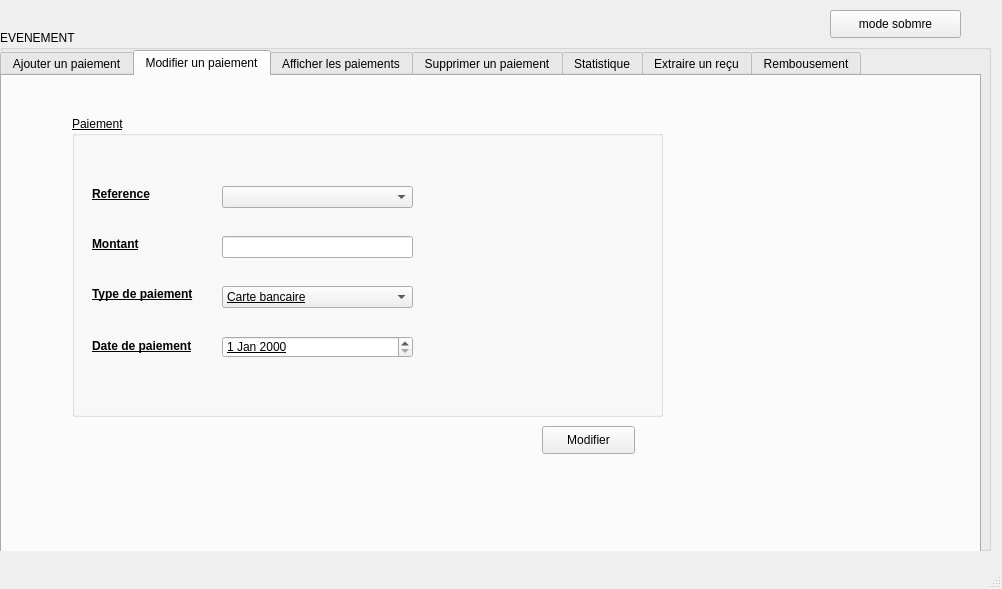
<?xml version="1.0" encoding="UTF-8"?>
<ui version="4.0">
 <class>MainWindow</class>
 <widget class="QMainWindow" name="MainWindow">
  <property name="geometry">
   <rect>
    <x>0</x>
    <y>0</y>
    <width>1002</width>
    <height>589</height>
   </rect>
  </property>
  <property name="windowTitle">
   <string>MainWindow</string>
  </property>
  <widget class="QWidget" name="centralwidget">
   <widget class="QGroupBox" name="groupBox_2">
    <property name="geometry">
     <rect>
      <x>0</x>
      <y>30</y>
      <width>991</width>
      <height>521</height>
     </rect>
    </property>
    <property name="title">
     <string>EVENEMENT</string>
    </property>
    <widget class="QTabWidget" name="tabWidget">
     <property name="geometry">
      <rect>
       <x>0</x>
       <y>20</y>
       <width>981</width>
       <height>801</height>
      </rect>
     </property>
     <property name="currentIndex">
      <number>1</number>
     </property>
     <widget class="QWidget" name="tab">
      <attribute name="title">
       <string>Ajouter un paiement</string>
      </attribute>
      <widget class="QGroupBox" name="groupBox">
       <property name="geometry">
        <rect>
         <x>60</x>
         <y>30</y>
         <width>591</width>
         <height>301</height>
        </rect>
       </property>
       <property name="font">
        <font>
         <underline>true</underline>
        </font>
       </property>
       <property name="title">
        <string>Paiement</string>
       </property>
       <widget class="QLabel" name="label">
        <property name="geometry">
         <rect>
          <x>20</x>
          <y>120</y>
          <width>56</width>
          <height>16</height>
         </rect>
        </property>
        <property name="font">
         <font>
          <weight>75</weight>
          <bold>true</bold>
         </font>
        </property>
        <property name="text">
         <string>Montant</string>
        </property>
       </widget>
       <widget class="QLabel" name="label_2">
        <property name="geometry">
         <rect>
          <x>20</x>
          <y>70</y>
          <width>71</width>
          <height>16</height>
         </rect>
        </property>
        <property name="font">
         <font>
          <weight>75</weight>
          <bold>true</bold>
         </font>
        </property>
        <property name="text">
         <string>Reference</string>
        </property>
       </widget>
       <widget class="QLabel" name="label_3">
        <property name="geometry">
         <rect>
          <x>20</x>
          <y>170</y>
          <width>121</width>
          <height>16</height>
         </rect>
        </property>
        <property name="font">
         <font>
          <weight>75</weight>
          <bold>true</bold>
         </font>
        </property>
        <property name="text">
         <string>Type de paiement</string>
        </property>
       </widget>
       <widget class="QLabel" name="label_4">
        <property name="geometry">
         <rect>
          <x>20</x>
          <y>220</y>
          <width>121</width>
          <height>16</height>
         </rect>
        </property>
        <property name="font">
         <font>
          <weight>75</weight>
          <bold>true</bold>
         </font>
        </property>
        <property name="text">
         <string>Date de paiement</string>
        </property>
       </widget>
       <widget class="QComboBox" name="comboBox_t">
        <property name="geometry">
         <rect>
          <x>150</x>
          <y>170</y>
          <width>191</width>
          <height>22</height>
         </rect>
        </property>
        <item>
         <property name="text">
          <string>Carte bancaire</string>
         </property>
        </item>
        <item>
         <property name="text">
          <string>Cheque</string>
         </property>
        </item>
        <item>
         <property name="text">
          <string>Espece</string>
         </property>
        </item>
       </widget>
       <widget class="QDateEdit" name="dateEdit_d">
        <property name="geometry">
         <rect>
          <x>150</x>
          <y>220</y>
          <width>191</width>
          <height>22</height>
         </rect>
        </property>
       </widget>
       <widget class="QLineEdit" name="lineEdit_ref">
        <property name="geometry">
         <rect>
          <x>150</x>
          <y>70</y>
          <width>191</width>
          <height>22</height>
         </rect>
        </property>
       </widget>
       <widget class="QLineEdit" name="lineEdit_mont">
        <property name="geometry">
         <rect>
          <x>150</x>
          <y>120</y>
          <width>191</width>
          <height>22</height>
         </rect>
        </property>
       </widget>
      </widget>
      <widget class="QPushButton" name="pushButton">
       <property name="geometry">
        <rect>
         <x>540</x>
         <y>350</y>
         <width>93</width>
         <height>28</height>
        </rect>
       </property>
       <property name="text">
        <string>Ajouter</string>
       </property>
      </widget>
      <widget class="QPushButton" name="pushButton_2">
       <property name="geometry">
        <rect>
         <x>100</x>
         <y>350</y>
         <width>93</width>
         <height>28</height>
        </rect>
       </property>
       <property name="text">
        <string>Annuler</string>
       </property>
      </widget>
     </widget>
     <widget class="QWidget" name="tab_8">
      <attribute name="title">
       <string>Modifier un paiement</string>
      </attribute>
      <widget class="QGroupBox" name="groupBox_6">
       <property name="geometry">
        <rect>
         <x>70</x>
         <y>40</y>
         <width>591</width>
         <height>301</height>
        </rect>
       </property>
       <property name="font">
        <font>
         <underline>true</underline>
        </font>
       </property>
       <property name="title">
        <string>Paiement</string>
       </property>
       <widget class="QLabel" name="label_5">
        <property name="geometry">
         <rect>
          <x>20</x>
          <y>120</y>
          <width>56</width>
          <height>16</height>
         </rect>
        </property>
        <property name="font">
         <font>
          <weight>75</weight>
          <bold>true</bold>
         </font>
        </property>
        <property name="text">
         <string>Montant</string>
        </property>
       </widget>
       <widget class="QLabel" name="label_6">
        <property name="geometry">
         <rect>
          <x>20</x>
          <y>70</y>
          <width>71</width>
          <height>16</height>
         </rect>
        </property>
        <property name="font">
         <font>
          <weight>75</weight>
          <bold>true</bold>
         </font>
        </property>
        <property name="text">
         <string>Reference</string>
        </property>
       </widget>
       <widget class="QLabel" name="label_7">
        <property name="geometry">
         <rect>
          <x>20</x>
          <y>170</y>
          <width>121</width>
          <height>16</height>
         </rect>
        </property>
        <property name="font">
         <font>
          <weight>75</weight>
          <bold>true</bold>
         </font>
        </property>
        <property name="text">
         <string>Type de paiement</string>
        </property>
       </widget>
       <widget class="QLabel" name="label_8">
        <property name="geometry">
         <rect>
          <x>20</x>
          <y>220</y>
          <width>121</width>
          <height>20</height>
         </rect>
        </property>
        <property name="font">
         <font>
          <weight>75</weight>
          <bold>true</bold>
         </font>
        </property>
        <property name="text">
         <string>Date de paiement</string>
        </property>
       </widget>
       <widget class="QComboBox" name="comboBox_3">
        <property name="geometry">
         <rect>
          <x>150</x>
          <y>70</y>
          <width>191</width>
          <height>22</height>
         </rect>
        </property>
       </widget>
       <widget class="QComboBox" name="comboBox_4">
        <property name="geometry">
         <rect>
          <x>150</x>
          <y>170</y>
          <width>191</width>
          <height>22</height>
         </rect>
        </property>
        <item>
         <property name="text">
          <string>Carte bancaire</string>
         </property>
        </item>
        <item>
         <property name="text">
          <string>Cheque</string>
         </property>
        </item>
        <item>
         <property name="text">
          <string>Espece</string>
         </property>
        </item>
       </widget>
       <widget class="QDateEdit" name="dateEdit_3">
        <property name="geometry">
         <rect>
          <x>150</x>
          <y>220</y>
          <width>191</width>
          <height>22</height>
         </rect>
        </property>
       </widget>
       <widget class="QLineEdit" name="lineEdit">
        <property name="geometry">
         <rect>
          <x>150</x>
          <y>120</y>
          <width>191</width>
          <height>22</height>
         </rect>
        </property>
       </widget>
      </widget>
      <widget class="QPushButton" name="pushButton_5">
       <property name="geometry">
        <rect>
         <x>540</x>
         <y>350</y>
         <width>93</width>
         <height>28</height>
        </rect>
       </property>
       <property name="text">
        <string>Modifier</string>
       </property>
      </widget>
     </widget>
     <widget class="QWidget" name="tab_2">
      <attribute name="title">
       <string>Afficher les paiements</string>
      </attribute>
      <widget class="QTableView" name="tableView">
       <property name="geometry">
        <rect>
         <x>10</x>
         <y>20</y>
         <width>681</width>
         <height>251</height>
        </rect>
       </property>
       <property name="showGrid">
        <bool>true</bool>
       </property>
      </widget>
      <widget class="QLabel" name="label_10">
       <property name="geometry">
        <rect>
         <x>700</x>
         <y>180</y>
         <width>90</width>
         <height>16</height>
        </rect>
       </property>
       <property name="font">
        <font>
         <weight>75</weight>
         <bold>true</bold>
        </font>
       </property>
       <property name="text">
        <string>Trier selon</string>
       </property>
      </widget>
      <widget class="QComboBox" name="comboBox">
       <property name="geometry">
        <rect>
         <x>790</x>
         <y>180</y>
         <width>140</width>
         <height>22</height>
        </rect>
       </property>
       <item>
        <property name="text">
         <string>None</string>
        </property>
       </item>
       <item>
        <property name="text">
         <string>Type de paiement</string>
        </property>
       </item>
       <item>
        <property name="text">
         <string>Montant</string>
        </property>
       </item>
       <item>
        <property name="text">
         <string>Reference</string>
        </property>
       </item>
       <item>
        <property name="text">
         <string>Date</string>
        </property>
       </item>
      </widget>
      <widget class="QPushButton" name="pushButton_4">
       <property name="geometry">
        <rect>
         <x>410</x>
         <y>340</y>
         <width>151</width>
         <height>28</height>
        </rect>
       </property>
       <property name="text">
        <string>Exporter fichier excel</string>
       </property>
      </widget>
      <widget class="QLineEdit" name="lineEdit_2">
       <property name="geometry">
        <rect>
         <x>740</x>
         <y>110</y>
         <width>150</width>
         <height>21</height>
        </rect>
       </property>
       <property name="text">
        <string/>
       </property>
       <property name="placeholderText">
        <string>Search</string>
       </property>
      </widget>
      <widget class="QRadioButton" name="radioButton">
       <property name="geometry">
        <rect>
         <x>700</x>
         <y>70</y>
         <width>120</width>
         <height>18</height>
        </rect>
       </property>
       <property name="font">
        <font>
         <weight>75</weight>
         <bold>true</bold>
        </font>
       </property>
       <property name="text">
        <string>Reference</string>
       </property>
      </widget>
      <widget class="QRadioButton" name="radioButton_2">
       <property name="geometry">
        <rect>
         <x>820</x>
         <y>70</y>
         <width>150</width>
         <height>18</height>
        </rect>
       </property>
       <property name="font">
        <font>
         <weight>75</weight>
         <bold>true</bold>
        </font>
       </property>
       <property name="text">
        <string>Type de paiement</string>
       </property>
      </widget>
     </widget>
     <widget class="QWidget" name="tab_4">
      <attribute name="title">
       <string>Supprimer un paiement</string>
      </attribute>
      <widget class="QGroupBox" name="groupBox_3">
       <property name="geometry">
        <rect>
         <x>70</x>
         <y>40</y>
         <width>591</width>
         <height>291</height>
        </rect>
       </property>
       <property name="font">
        <font>
         <underline>true</underline>
        </font>
       </property>
       <property name="title">
        <string>Paiement</string>
       </property>
       <widget class="QLabel" name="label_11">
        <property name="geometry">
         <rect>
          <x>90</x>
          <y>120</y>
          <width>201</width>
          <height>16</height>
         </rect>
        </property>
        <property name="text">
         <string/>
        </property>
       </widget>
       <widget class="QLabel" name="label_12">
        <property name="geometry">
         <rect>
          <x>60</x>
          <y>120</y>
          <width>241</width>
          <height>16</height>
         </rect>
        </property>
        <property name="font">
         <font>
          <weight>75</weight>
          <bold>true</bold>
         </font>
        </property>
        <property name="text">
         <string>Reference de paiement à supprimer</string>
        </property>
       </widget>
       <widget class="QComboBox" name="sup_ref">
        <property name="geometry">
         <rect>
          <x>340</x>
          <y>120</y>
          <width>191</width>
          <height>22</height>
         </rect>
        </property>
       </widget>
      </widget>
      <widget class="QPushButton" name="pushButton_3">
       <property name="geometry">
        <rect>
         <x>540</x>
         <y>350</y>
         <width>93</width>
         <height>28</height>
        </rect>
       </property>
       <property name="text">
        <string>Supprimer</string>
       </property>
      </widget>
     </widget>
     <widget class="QWidget" name="tab_5">
      <attribute name="title">
       <string>Statistique</string>
      </attribute>
      <widget class="QFrame" name="horizontalFrame">
       <property name="geometry">
        <rect>
         <x>60</x>
         <y>20</y>
         <width>881</width>
         <height>431</height>
        </rect>
       </property>
       <layout class="QHBoxLayout" name="horizontalLayout"/>
      </widget>
     </widget>
     <widget class="QWidget" name="tab_3">
      <attribute name="title">
       <string>Extraire un reçu</string>
      </attribute>
      <widget class="QGroupBox" name="groupBox_4">
       <property name="geometry">
        <rect>
         <x>70</x>
         <y>40</y>
         <width>591</width>
         <height>271</height>
        </rect>
       </property>
       <property name="font">
        <font>
         <underline>true</underline>
        </font>
       </property>
       <property name="title">
        <string>Paiement</string>
       </property>
       <widget class="QLabel" name="label_13">
        <property name="geometry">
         <rect>
          <x>40</x>
          <y>120</y>
          <width>161</width>
          <height>16</height>
         </rect>
        </property>
        <property name="font">
         <font>
          <weight>75</weight>
          <bold>true</bold>
         </font>
        </property>
        <property name="text">
         <string>Choisir le paiement</string>
        </property>
       </widget>
       <widget class="QComboBox" name="comboBox_6">
        <property name="geometry">
         <rect>
          <x>190</x>
          <y>120</y>
          <width>191</width>
          <height>22</height>
         </rect>
        </property>
       </widget>
       <widget class="QPushButton" name="pushButton_6">
        <property name="geometry">
         <rect>
          <x>410</x>
          <y>120</y>
          <width>121</width>
          <height>28</height>
         </rect>
        </property>
        <property name="text">
         <string>Exporter en PDF</string>
        </property>
       </widget>
      </widget>
      <widget class="QPushButton" name="pushButton_7">
       <property name="geometry">
        <rect>
         <x>550</x>
         <y>330</y>
         <width>93</width>
         <height>28</height>
        </rect>
       </property>
       <property name="text">
        <string>Imprimer</string>
       </property>
      </widget>
     </widget>
     <widget class="QWidget" name="tab_6">
      <attribute name="title">
       <string>Rembousement</string>
      </attribute>
      <widget class="QGroupBox" name="groupBox_7">
       <property name="geometry">
        <rect>
         <x>80</x>
         <y>30</y>
         <width>591</width>
         <height>291</height>
        </rect>
       </property>
       <property name="font">
        <font>
         <underline>true</underline>
        </font>
       </property>
       <property name="title">
        <string>Paiement</string>
       </property>
       <widget class="QLabel" name="label_14">
        <property name="geometry">
         <rect>
          <x>90</x>
          <y>120</y>
          <width>201</width>
          <height>16</height>
         </rect>
        </property>
        <property name="text">
         <string/>
        </property>
       </widget>
       <widget class="QLabel" name="label_15">
        <property name="geometry">
         <rect>
          <x>60</x>
          <y>120</y>
          <width>251</width>
          <height>16</height>
         </rect>
        </property>
        <property name="font">
         <font>
          <weight>75</weight>
          <bold>true</bold>
         </font>
        </property>
        <property name="text">
         <string>Reference de paiement à rembourser</string>
        </property>
       </widget>
       <widget class="QComboBox" name="sup_ref_2">
        <property name="geometry">
         <rect>
          <x>340</x>
          <y>120</y>
          <width>191</width>
          <height>22</height>
         </rect>
        </property>
       </widget>
       <widget class="QPushButton" name="pushButton_8">
        <property name="geometry">
         <rect>
          <x>480</x>
          <y>240</y>
          <width>93</width>
          <height>28</height>
         </rect>
        </property>
        <property name="text">
         <string>Rembourser</string>
        </property>
       </widget>
      </widget>
     </widget>
    </widget>
   </widget>
   <widget class="QPushButton" name="pushButton_9">
    <property name="geometry">
     <rect>
      <x>830</x>
      <y>10</y>
      <width>131</width>
      <height>28</height>
     </rect>
    </property>
    <property name="text">
     <string>mode sobmre</string>
    </property>
   </widget>
  </widget>
  <widget class="QMenuBar" name="menubar">
   <property name="geometry">
    <rect>
     <x>0</x>
     <y>0</y>
     <width>1002</width>
     <height>26</height>
    </rect>
   </property>
  </widget>
  <widget class="QStatusBar" name="statusbar"/>
 </widget>
 <resources/>
 <connections/>
</ui>
